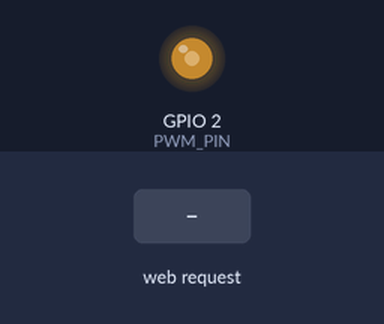
A sketch run on a simulated ESP8266 (Wemos D1 mini). Parts: output pins drawn as LEDs (lit = HIGH). Inputs (shaded band) come from the test bench. What the sketch prints to the serial monitor is not drawn.

Above: at 1.2 s.
1.3 s: HTTP request GET /set?freq=1&duty=1 received
At 2.0 s:
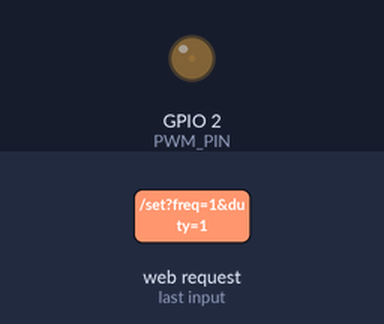
Timing chart, 0 to 4.3 s (numbered marks = the images above; inputs shaded):
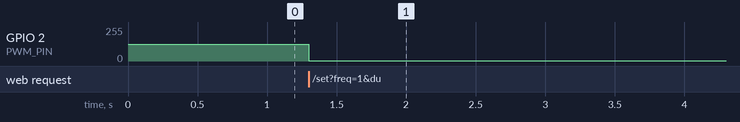

Measured:
- after the input at 1.3 s, GPIO 2 (PWM_PIN): 127/255 → 2/255 at once

The sketch:

Main.ino
```cpp
#include <ESP8266WiFi.h>
#include <ESP8266WebServer.h>

// ==========================================
// CONFIGURATION
// ==========================================
const char* AP_SSID = "AStatine_Generator";
const char* AP_PASS = "12345678"; // Must be at least 8 characters
const int PWM_PIN = 2;            // GPIO 5 (D1 on NodeMCU/Wemos)

// Initial default state
int currentFreq = 1000; // 1 kHz
int currentDuty = 50;   // 50%

ESP8266WebServer server(80);

// ==========================================
// WEB DASHBOARD HTML/CSS/JS (AStatine Branded)
// ==========================================
const char INDEX_HTML[] PROGMEM = R"=====(
<!DOCTYPE html>
<html lang="en">
<head>
    <meta charset="UTF-8">
    <meta name="viewport" content="width=device-width, initial-scale=1.0">
    <title>AStatine PWM Generator</title>
    <style>
        body {
            font-family: 'Segoe UI', Tahoma, Geneva, Verdana, sans-serif;
            background-color: #0f1115;
            color: #ffffff;
            text-align: center;
            padding: 20px;
            margin: 0;
        }
        h1 {
            color: #00e5ff;
            text-transform: uppercase;
            letter-spacing: 3px;
            margin-bottom: 5px;
        }
        .branding {
            font-size: 0.9em;
            color: #666;
            margin-bottom: 35px;
            letter-spacing: 1px;
        }
        .container {
            max-width: 450px;
            margin: 0 auto;
            background: #1a1d24;
            padding: 40px 30px;
            border-radius: 12px;
            box-shadow: 0 8px 32px rgba(0, 229, 255, 0.15);
            border: 1px solid #2a2d35;
        }
        .control-group {
            margin-bottom: 35px;
            text-align: left;
        }
        label {
            display: flex;
            justify-content: space-between;
            align-items: center;
            font-weight: bold;
            margin-bottom: 15px;
            color: #b0bec5;
            font-size: 1.1em;
        }
        input[type=range] {
            width: 100%;
            cursor: pointer;
            accent-color: #00e5ff;
            height: 8px;
            background: #2a2d35;
            border-radius: 4px;
            outline: none;
        }
        input[type=number] {
            font-family: 'Courier New', Courier, monospace;
            color: #00e5ff;
            font-size: 1em;
            background: #0f1115;
            padding: 6px 10px;
            border-radius: 6px;
            border: 1px solid #2a2d35;
            width: 100px;
            text-align: right;
            outline: none;
        }
        input[type=number]:focus {
            border-color: #00e5ff;
        }
        .value-display {
            font-family: 'Courier New', Courier, monospace;
            color: #00e5ff;
            font-size: 1.1em;
            background: #0f1115;
            padding: 4px 10px;
            border-radius: 6px;
            min-width: 60px;
            text-align: right;
        }
        .log-container {
            margin-top: 20px;
            background: #0a0c0f;
            border: 1px solid #2a2d35;
            border-radius: 8px;
            padding: 10px;
            height: 120px;
            overflow-y: auto;
            text-align: left;
            font-family: 'Courier New', Courier, monospace;
            font-size: 0.85em;
        }
        .log-entry { margin-bottom: 4px; }
        .log-time { color: #666; margin-right: 8px; }
        .log-success { color: #4caf50; }
        .log-error { color: #ff5252; }
        .log-info { color: #00e5ff; }
    </style>
</head>
<body>
    <div class="container">
        <h1>AStatine</h1>
        <div class="branding">PRECISION FUNCTION GENERATOR</div>

        <div class="control-group">
            <label>
                <span>Frequency (Hz)</span>
                <input type="number" id="freqManual" value="1000" min="1" max="100000" onchange="syncInput('manual')" onkeyup="if(event.key === 'Enter') syncInput('manual')">
            </label>
            <input type="range" id="freqSlider" min="1" max="100000" value="1000" oninput="syncInput('slider')" onchange="sendData()">
        </div>

        <div class="control-group">
            <label>
                <span>Duty Cycle</span>
                <span class="value-display" id="dutyVal">50 %</span>
            </label>
            <input type="range" id="dutySlider" min="0" max="100" value="50" oninput="updateDutyText()" onchange="sendData()">
        </div>

        <div class="log-container" id="liveLog">
            <div class="log-entry"><span class="log-time">[System]</span><span class="log-info">AStatine Dashboard Initialized.</span></div>
        </div>
    </div>

    <script>
        // --- Logging System ---
        function writeLog(msg, type = 'info') {
            const logBox = document.getElementById('liveLog');
            const now = new Date();
            const timeStr = now.getHours().toString().padStart(2, '0') + ':' +
                            now.getMinutes().toString().padStart(2, '0') + ':' +
                            now.getSeconds().toString().padStart(2, '0');

            let colorClass = 'log-info';
            if (type === 'error') colorClass = 'log-error';
            if (type === 'success') colorClass = 'log-success';

            const entry = document.createElement('div');
            entry.className = 'log-entry';
            entry.innerHTML = `<span class="log-time">[${timeStr}]</span><span class="${colorClass}">${msg}</span>`;

            logBox.appendChild(entry);
            logBox.scrollTop = logBox.scrollHeight; // Auto-scroll to bottom
        }

        // --- UI Synchronization ---
        function updateDutyText() {
            document.getElementById('dutyVal').innerText = document.getElementById('dutySlider').value + ' %';
        }

        function syncInput(source) {
            let slider = document.getElementById('freqSlider');
            let manual = document.getElementById('freqManual');

            if (source === 'slider') {
                manual.value = slider.value;
            } else if (source === 'manual') {
                let val = parseInt(manual.value);

                // Hardware limit bounds checking
                if (isNaN(val) || val < 1) {
                    val = 1;
                    writeLog("Error: Minimum frequency is 1 Hz.", "error");
                } else if (val > 100000) {
                    val = 100000;
                    writeLog("Warning: Max stable hardware limit (100kHz) reached.", "error");
                }

                manual.value = val;
                slider.value = val;
                sendData(); // Trigger send when manual input is finalized
            }
        }

        // --- Hardware Communication ---
        function sendData() {
            let f = document.getElementById('freqSlider').value;
            let d = document.getElementById('dutySlider').value;

            fetch(`/set?freq=${f}&duty=${d}`)
                .then(response => {
                    if(response.ok) {
                        writeLog(`Output updated: ${f} Hz, ${d}% Duty`, "success");
                    } else {
                        writeLog(`Hardware rejected parameters (HTTP ${response.status})`, "error");
                    }
                })
                .catch(err => {
                    writeLog("Connection Error: Is the ESP8266 still in range?", "error");
                });
        }
    </script>
</body>
</html>
)=====";

// ==========================================
// SERVER ROUTING & HARDWARE CONTROL
// ==========================================

void handleRoot() {
    server.send_P(200, "text/html", INDEX_HTML);
}

void handleSet() {
    if (server.hasArg("freq") && server.hasArg("duty")) {
        int targetFreq = server.arg("freq").toInt();
        int targetDuty = server.arg("duty").toInt();

        // Server-side bounds checking for safety
        if(targetFreq < 1 || targetFreq > 1000000 || targetDuty < 0 || targetDuty > 100) {
            server.send(400, "text/plain", "Error: Values out of bounds");
            return;
        }

        currentFreq = targetFreq;
        currentDuty = targetDuty;

        // Apply hardware changes
        analogWriteFreq(currentFreq);
        int pwmValue = map(currentDuty, 0, 100, 0, 1023);
        analogWrite(PWM_PIN, pwmValue);

        server.send(200, "text/plain", "OK");
    } else {
        server.send(400, "text/plain", "Bad Request: Missing arguments.");
    }
}

// ==========================================
// SETUP & LOOP
// ==========================================
void setup() {
    Serial.begin(115200);

    // Initialize PWM Pin
    pinMode(PWM_PIN, OUTPUT);
    analogWriteFreq(currentFreq);
    analogWrite(PWM_PIN, map(currentDuty, 0, 100, 0, 1023));

    // Initialize WiFi Access Point
    Serial.println("\nStarting AStatine Access Point...");
    WiFi.softAP(AP_SSID, AP_PASS);

    Serial.print("Connect to Wi-Fi network: ");
    Serial.println(AP_SSID);
    Serial.print("Open this IP in your browser: http://");
    Serial.println(WiFi.softAPIP());

    // Initialize Web Server
    server.on("/", HTTP_GET, handleRoot);
    server.on("/set", HTTP_GET, handleSet);
    server.begin();
    Serial.println("AStatine HTTP server started successfully.");
}

void loop() {
    // Keep the web server listening
    server.handleClient();
}
```
